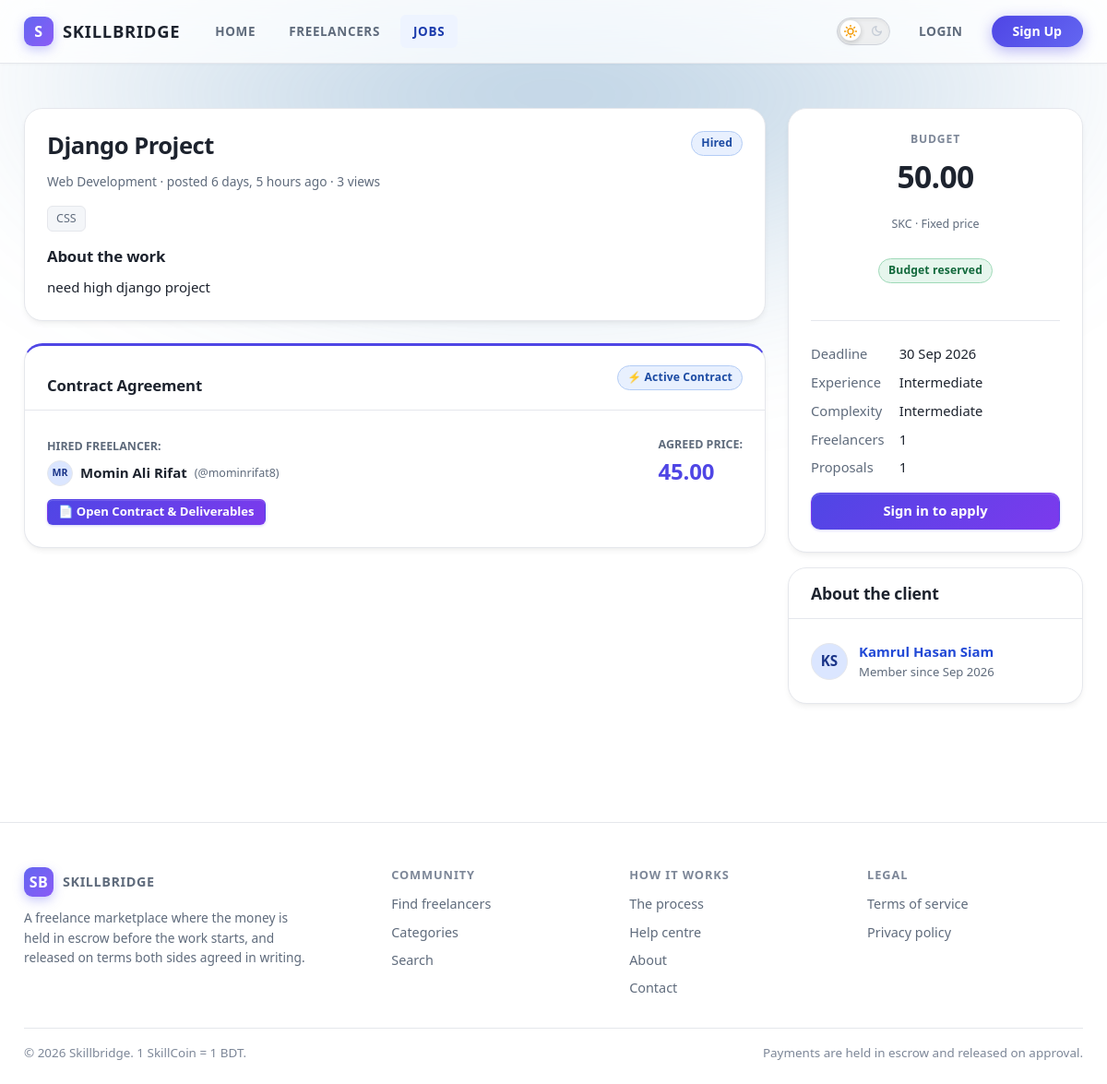
The page /jobs/4d7d2f35-8a7b-416d-abc0-be98543c6f36/ on the database as committed earlier.
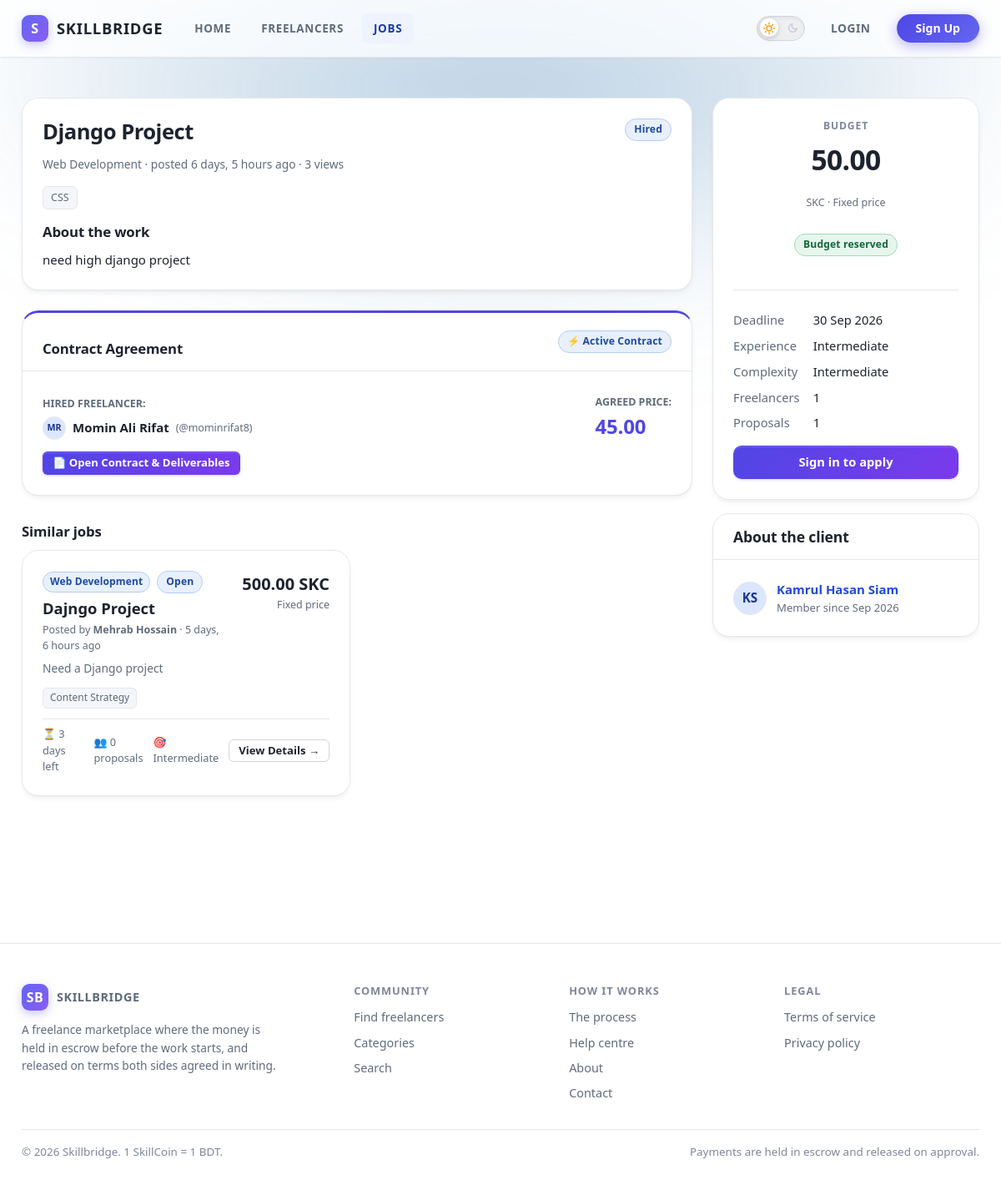
The same page on the database as committed later.
### apps/profiles/models.py (models this page shows, shortened)
class Skill(TimeStampedModel):
    name = models.CharField(max_length=80, unique=True)
    slug = models.SlugField(max_length=100, unique=True, db_index=True)
    category = models.ForeignKey(Category, on_delete=models.SET_NULL, null=True, blank=True, related_name='skills')
    is_active = models.BooleanField(default=True, db_index=True)
    usage_count = models.PositiveIntegerField(default=0, db_index=True)
    class Meta:
        ordering = ('-usage_count', 'name')

class Category(TimeStampedModel):
    name = models.CharField(max_length=120, unique=True)
    slug = models.SlugField(max_length=140, unique=True, db_index=True)
    description = models.TextField(blank=True)
    icon = models.CharField(max_length=40, blank=True, help_text='Icon key used by the templates.')
    parent = models.ForeignKey('self', on_delete=models.CASCADE, null=True, blank=True, related_name='children')
    order = models.PositiveSmallIntegerField(default=0)
    is_active = models.BooleanField(default=True, db_index=True)
    is_featured = models.BooleanField(default=False)
    class Meta:
        ordering = ('order', 'name')
        verbose_name_plural = 'categories'

### apps/marketplace/models.py (models this page shows, shortened)
class Job(SoftDeleteModel, BaseModel):
    class Status(models.TextChoices):
        DRAFT = ('DRAFT', 'Draft')
        OPEN = ('OPEN', 'Open')
        PROPOSAL_RECEIVED = ('PROPOSAL_RECEIVED', 'Proposals received')
        NEGOTIATING = ('NEGOTIATING', 'Negotiating')
        HIRED = ('HIRED', 'Freelancer hired')
        IN_PROGRESS = ('IN_PROGRESS', 'In progress')
        COMPLETED = ('COMPLETED', 'Completed')
        CANCELLED = ('CANCELLED', 'Cancelled')
    class JobType(models.TextChoices):
        FIXED = ('FIXED', 'Fixed price')
        HOURLY = ('HOURLY', 'Hourly')
        MILESTONE = ('MILESTONE', 'Milestone based')
    class Complexity(models.TextChoices):
        SIMPLE = ('SIMPLE', 'Simple')
        INTERMEDIATE = ('INTERMEDIATE', 'Intermediate')
        COMPLEX = ('COMPLEX', 'Complex')
        EXPERT = ('EXPERT', 'Expert')
    class Experience(models.TextChoices):
        ENTRY = ('ENTRY', 'Entry level')
        INTERMEDIATE = ('INTERMEDIATE', 'Intermediate')
        EXPERT = ('EXPERT', 'Expert')
    PUBLIC_STATUSES = [Status.OPEN, Status.PROPOSAL_RECEIVED, Status.NEGOTIATING, Status.HIRED, Status.IN_PROGRESS, Status.COMPLETED]
    OPEN_STATUSES = [Status.OPEN, Status.PROPOSAL_RECEIVED, Status.NEGOTIATING]
    CANCELLABLE_STATUSES = [Status.DRAFT, Status.OPEN, Status.PROPOSAL_RECEIVED, Status.NEGOTIATING]
    client = models.ForeignKey(settings.AUTH_USER_MODEL, on_delete=models.PROTECT, related_name='jobs')
    title = models.CharField(max_length=200)
    slug = models.SlugField(max_length=240, db_index=True)
    category = models.ForeignKey('profiles.Category', on_delete=models.PROTECT, related_name='jobs')
    description = models.TextField()
    requirements = models.TextField(blank=True)
    skills = models.ManyToManyField('profiles.Skill', related_name='jobs', blank=True)
    budget = MoneyField(help_text='Committed budget; reserved on publish.')
    job_type = models.CharField(max_length=10, choices=JobType.choices, default=JobType.FIXED)
    complexity = models.CharField(max_length=12, choices=Complexity.choices, default=Complexity.INTERMEDIATE)
    experience_level = models.CharField(max_length=12, choices=Experience.choices, default=Experience.INTERMEDIATE)
    deadline = models.DateTimeField()
    estimated_days = models.PositiveSmallIntegerField(null=True, blank=True)
    people_required = models.PositiveSmallIntegerField(default=1, help_text='How many freelancers the work needs.')
    team_required = models.BooleanField(default=False, help_text='The hired freelancer is expected to build a team.')
    status = models.CharField(max_length=18, choices=Status.choices, default=Status.DRAFT, db_index=True)
    is_featured = models.BooleanField(default=False, db_index=True)
    visibility_note = models.CharField(max_length=200, blank=True)
    published_at = models.DateTimeField(null=True, blank=True, db_index=True)
    budget_reserved_at = models.DateTimeField(null=True, blank=True)
    reserve_transaction = models.ForeignKey('wallets.WalletTransaction', on_delete=models.SET_NULL, null=True, blank=True, related_name='reserved_jobs')
    reserved_amount = MoneyField(help_text='Currently held in reserve for this job.')
    hired_freelancer = models.ForeignKey(settings.AUTH_USER_MODEL, on_delete=models.SET_NULL, null=True, blank=True, related_name='hired_jobs')
    hired_at = models.DateTimeField(null=True, blank=True)
    cancelled_at = models.DateTimeField(null=True, blank=True)
    cancellation_reason = models.TextField(blank=True)
    completed_at = models.DateTimeField(null=True, blank=True)
    proposal_count = models.PositiveIntegerField(default=0, db_index=True)
    view_count = models.PositiveIntegerField(default=0)
    message_count = models.PositiveIntegerField(default=0)
    is_flagged = models.BooleanField(default=False)
    moderation_note = models.CharField(max_length=300, blank=True)
    search_text = models.TextField(blank=True, editable=False, db_index=True)
    objects = JobQuerySet.as_manager()
    class Meta:
        ordering = ('-published_at', '-created_at')
        indexes = [models.Index(fields=['status', '-published_at']), models.Index(fields=['client', '-created_at']), models.Index(fields=['category', 'status']), models.Index(fields=['-budget']), models.Index(fields=['deadline']), models.Index(fields=['search_text'], name='job_search_text')]
        constraints = [models.CheckConstraint(check=models.Q(budget__gt=ZERO), name='job_budget_positive'), models.CheckConstraint(check=models.Q(people_required__gte=1), name='job_people_required_min'), models.CheckConstraint(check=~models.Q(status__in=['OPEN', 'PROPOSAL_RECEIVED', 'NEGOTIATING']) | models.Q(budget_reserved_at__isnull=False), name='job_open_requires_reservation')]
    @property
    def is_public(self) -> bool:
        return self.status in self.PUBLIC_STATUSES and (not self.is_deleted)
    @property
    def days_left(self) -> int | None:
        if not self.deadline:
            return None
        return max((self.deadline - timezone.now()).days, 0)
    def get_absolute_url(self) -> str:
        return reverse('marketplace:job_detail', args=[self.public_id])

### apps/accounts/models.py (models this page shows, shortened)
class User(AbstractBaseUser, PermissionsMixin, UUIDModel, TimeStampedModel):
    class Status(models.TextChoices):
        ACTIVE = ('ACTIVE', 'Active')
        SUSPENDED = ('SUSPENDED', 'Suspended')
        BANNED = ('BANNED', 'Banned')
        CLOSED = ('CLOSED', 'Closed')
    email = models.EmailField(unique=True, db_index=True)
    username = models.CharField(max_length=50, unique=True, db_index=True, validators=[USERNAME_VALIDATOR])
    first_name = models.CharField(max_length=80, blank=True)
    last_name = models.CharField(max_length=80, blank=True)
    role = models.CharField(max_length=12, choices=Role.choices, db_index=True)
    is_email_verified = models.BooleanField(default=False, db_index=True)
    email_verified_at = models.DateTimeField(null=True, blank=True)
    status = models.CharField(max_length=10, choices=Status.choices, default=Status.ACTIVE, db_index=True)
    suspension_reason = models.TextField(blank=True)
    suspended_until = models.DateTimeField(null=True, blank=True)
    is_active = models.BooleanField(default=True)
    is_staff = models.BooleanField(default=False)
    date_joined = models.DateTimeField(default=timezone.now)
    last_seen_at = models.DateTimeField(null=True, blank=True)
    avatar = models.ImageField(upload_to='avatars/%Y/%m/', null=True, blank=True)
    objects = UserManager()
    USERNAME_FIELD = 'email'
    REQUIRED_FIELDS = ['username']
    class Meta:
        ordering = ('-date_joined',)
        indexes = [models.Index(fields=['role', 'status']), models.Index(fields=['-date_joined'])]
    @property
    def full_name(self) -> str:
        name = f'{self.first_name} {self.last_name}'.strip()
        return name or self.username
    @property
    def initials(self) -> str:
        parts = [p for p in (self.first_name, self.last_name) if p]
        if parts:
            return ''.join((p[0] for p in parts[:2])).upper()
        return self.username[:2].upper()
    def get_absolute_url(self) -> str:
        if self.is_freelancer:
            return reverse('directory:freelancer_public', args=[self.username])
        return reverse('clients:client_public', args=[self.username])
    @property
    def is_freelancer(self) -> bool:
        return self.role == Role.FREELANCER

### apps/marketplace/views.py (the view, shortened to what this page needs)
# urls.py: urlpatterns = [path('', views.job_list, name='job_list'), path('post/', views.job_create, name='job_create'), path('mine/', views.my_jobs, name='my_jobs'), path('saved/', views.saved_jobs, name='saved
def job_detail_view(request, public_id):
    try:
        job = job_detail(public_id, viewer=request.user)
    except Job.DoesNotExist as exc:
        raise Http404('No such job.') from exc
    services.record_job_view(job=job, user=request.user if request.user.is_authenticated else None, session_key=request.session.session_key or '')
    context = {'job': job, 'similar': similar_jobs(job), 'is_owner': request.user.is_authenticated and request.user.pk == job.client_id, 'nav_section': 'jobs', 'nav': 'jobs', 'page_title': job.title}
    from apps.agreements.models import Agreement
    from apps.messaging.models import Conversation
    agreement = Agreement.objects.filter(job=job).select_related('freelancer', 'client', 'offer').first()
    context['agreement'] = agreement
    return render(request, 'marketplace/job_detail.html', context)

### apps/agreements/models.py (called while the page is built)
    @property
    def has_submitted_work(self) -> bool:
        return bool(self.work_submission.strip() or self.submission_link or self.submission_file)

    def get_absolute_url(self) -> str:
        return reverse('agreements:detail', args=[self.public_id])

### apps/core/context_processors.py (called while the page is built)
def site(request):
    user = getattr(request, 'user', None)
    signed_in = bool(user and user.is_authenticated)
    if not signed_in:
        role = 'guest'
    elif user.is_platform_admin:
        role = 'admin'
    elif user.is_freelancer:
        role = 'freelancer'
    else:
        role = 'client'
    return {'SKILLCOIN': settings.SKILLCOIN, 'BUSINESS_RULES': settings.BUSINESS_RULES, 'PAYMENT_CHANNELS': settings.PAYMENT_CHANNELS, 'AI_ENABLED': settings.AI['ENABLED'], 'nav_role': role, 'needs_email_verification': signed_in and (not user.is_email_verified)}

### apps/core/models.py (called while the page is built)
    @property
    def is_deleted(self) -> bool:
        return self.deleted_at is not None

### apps/core/money.py (called while the page is built)
def fmt_coin(value) -> str:
    return f'{to_coin(value):,.2f}'

### apps/core/templatetags/skillbridge.py (called while the page is built)
@register.filter(name='coin')
def coin(value):
    try:
        return fmt_coin(value or 0)
    except Exception:
        return '0.00'

### apps/marketplace/models.py (called while the page is built)
    def alive(self):
        return self.filter(deleted_at__isnull=True)

### apps/marketplace/templates/marketplace/job_detail.html (shortened to what the changed rows need)
{% extends "layouts/public.html" %}
{% load static %}
{% block page_css %}<link rel="stylesheet" href="{% static 'marketplace/css/job_detail.css' %}">{% endblock %}
{% block content %}
<div class="grid grid--sidebar">
  <article>
    <div class="card">
      <div class="card__body">
        <div class="row row--between row--top">
          <div style="min-width:0">
            <h1 style="font-size:1.6rem">{{ job.title }}</h1>
          </div>
        </div>
        <div class="tag-list" style="margin:var(--gap-4) 0">
          {% for skill in job.skills.all %}<span class="tag">{{ skill.name }}</span>{% endfor %}
        </div>
        <h2>About the work</h2>
      </div>
    </div>
    {% if agreement %}
      <section class="card" style="margin-top:var(--gap-5);border-top:3px solid var(--brand, #4f46e5)">
        <div class="card__head" style="display:flex;justify-content:space-between;align-items:center">
          <h2>Contract Agreement</h2>
        </div>
      </section>
    {% endif %}
    {% if similar %}
      <section class="section" style="margin-top:var(--gap-6)">
        <h2>Similar jobs</h2>
        <div class="grid grid--2">
          {% for job in similar %}{% include "components/job-card.html" %}{% endfor %}
        </div>
      </section>
    {% endif %}
  </article>
  <aside class="stack">
    <div class="card">
      <div class="card__head"><h2>About the client</h2></div>
    </div>
  </aside>
</div>
{% endblock %}

### templates/components/job-card.html (shortened to what this page needs)
<div class="card job-card-component" style="transition:transform 0.2s ease, box-shadow 0.2s ease;">
  <div class="card__body">
    <div class="row row--between row--top" style="gap:var(--gap-3);margin-bottom:var(--gap-2)">
      <div style="min-width:0;flex:1 1 auto">
        <div class="row row--tight" style="margin-bottom:6px;flex-wrap:wrap">
          <span class="sb-pill sb-pill--info" style="font-size:0.75rem;padding:2px 8px">{{ job.category.name }}</span>
          {% status_pill job.status %}
        </div>
        <h3 style="margin:0 0 4px;font-size:1.15rem;font-weight:700;line-height:1.3">
          <a href="{{ job.get_absolute_url }}" style="color:var(--text);text-decoration:none">{{ job.title }}</a>
        </h3>
        <p class="tiny muted" style="margin:0">
          Posted by <strong>{{ job.client.full_name }}</strong> · {{ job.published_at|default:job.created_at|timesince }} ago
        </p>
      </div>
      <div style="text-align:right;flex-shrink:0">
        <span class="coin bold" style="font-size:1.25rem">{{ job.budget|coins }}</span>
        <div class="tiny muted">{{ job.get_job_type_display }}</div>
      </div>
    </div>
    <p class="muted small" style="margin:var(--gap-2) 0 var(--gap-3);display:-webkit-box;-webkit-line-clamp:2;-webkit-box-orient:vertical;overflow:hidden;line-height:1.5">
      {{ job.description|truncatewords:40 }}
    </p>
    <div class="tag-list" style="margin-bottom:var(--gap-3)">
      {% for skill in job.skills.all|slice:":5" %}
        <span class="tag" style="font-size:0.75rem;padding:2px 8px">{{ skill.name }}</span>
      {% endfor %}
    </div>
    <div class="row row--between" style="font-size:0.8rem;color:var(--text-muted);border-top:1px solid var(--line);padding-top:var(--gap-2);margin-top:auto">
      <div class="row row--tight" style="gap:var(--gap-3)">
        <span>⏳ {{ job.days_left|default:0 }} days left</span>
        <span>👥 {{ job.proposal_count }} proposal{{ job.proposal_count|pluralize }}</span>
        <span>🎯 {{ job.get_experience_level_display }}</span>
      </div>
      <div>
        <a class="btn btn--secondary btn--sm" href="{{ job.get_absolute_url }}">View Details →</a>
      </div>
    </div>
  </div>
</div>

Rows that differ between the two databases and show on the page:
added Job: category.name "Web Development", status "Open", title "Dajngo Project", client.full_name "Mehrab Hossain", published_at "5 days, 6 hours", budget|coins "500.00 SKC", job_type "Fixed price", description "Need a Django project", days_left "3", proposal_count "0", experience_level "Intermediate"
now on this page (row edited): Skill: name "Content Strategy", shown under "Web Development"
Other text that changed with them:
text now shown: "Similar jobs"
